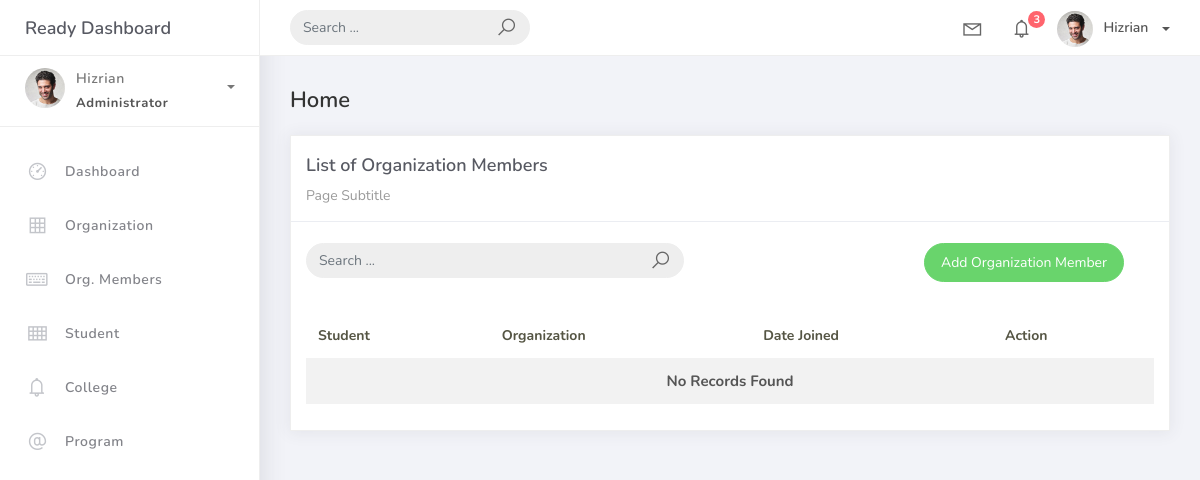
Page /orgmembers/ on the earlier database version.
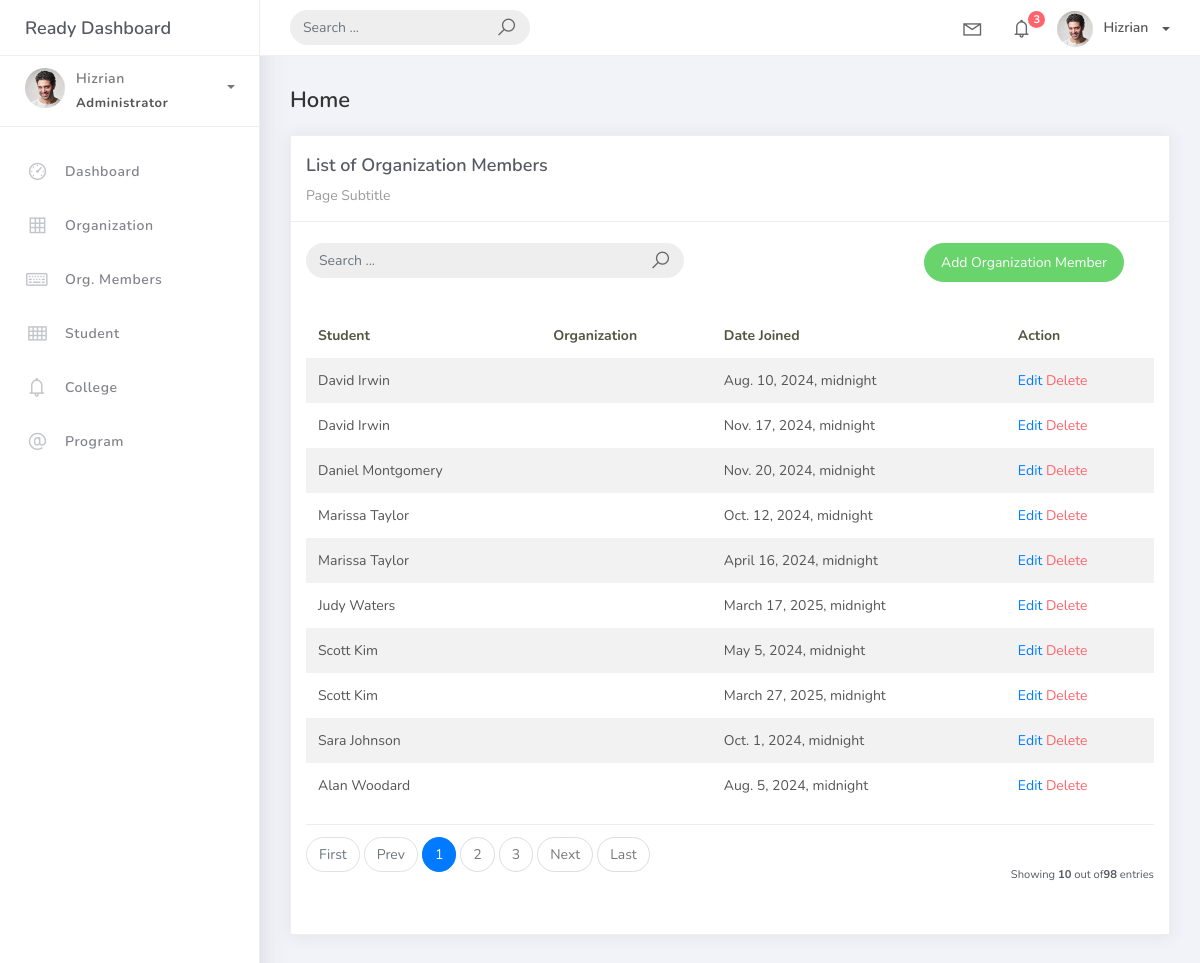
Same page on the later database version.
### projectsite/models.py (models this page shows, shortened)
class BaseModel(models.Model):
    created_at = models.DateTimeField(auto_now_add=True, db_index=True)
    updated_at = models.DateTimeField(auto_now=True)
    class Meta:
        abstract = True

class Orgmembers(BaseModel):
    student = models.ForeignKey(Student, on_delete=models.CASCADE)
    organization = models.ForeignKey(Organization, on_delete=models.CASCADE)
    date_joined = models.DateTimeField(default=timezone.now)

class Student(BaseModel):
    student_id = models.CharField(max_length=15)
    firstname = models.CharField(max_length=50)
    lastname = models.CharField(max_length=50)
    middlename = models.CharField(max_length=25, blank=True, null=True)
    program = models.ForeignKey(Program, on_delete=models.CASCADE)
    created_at = models.DateTimeField(default=timezone.now)
    def __str__(self):
        return f"{self.firstname} {self.lastname}"

### projectsite/views.py (the view)
# urls.py: path('orgmembers/', views.OrgmemberListView.as_view(), name='orgmember-list'),
class OrgmemberListView(ListView):
    model = Orgmembers
    template_name = 'orgmem_list.html'
    context_object_name = 'orgmembers'
    paginate_by = 10

### templates/orgmem_list.html (shortened to what this page needs)
{% extends 'base.html' %} {% load static %} {% block content %}
<div class="content">
    <div class="container-fluid">
        <h4 class="page-title">Home</h4>
        <div class="row">
            <div class="col-md-12">
                <div class="card">
                    <div class="card-header">
                        <div class="card-title">List of Organization Members</div>
                        <div class="card-category">Page Subtitle</div>
                    </div>
                    <br />
                    <div class="col-md-12 row">
                        <div class="col-md-6">
                            <form class="navbar-left navbar-form nav-search mr-md-3" action="{% url 'orgmember-list' %}">
                                <div class="input-group">
                                    <input type="text" placeholder="Search ... " class="form-control" name="q" />
                                    <div class="input-group-append">
                                        <span class="input-group-text">
                                            <i class="la la-search search-icon"></i>
                                        </span>
                                    </div>
                                </div>
                            </form>
                        </div>
                        <div class="col-md-6">
                            <div class="pull-right">
                                <a href="{% url 'orgmember-add' %}" class="btn btn-success btn-rounded">Add Organization
                                    Member</a>
                            </div>
                        </div>
                    </div>
                    <div class="card-body">
                        <table class="table table-striped mt-3">
                            <thead>
                                <tr>
                                    <th scope="col">Student</th>
                                    <th scope="col">Organization</th>
                                    <th scope="col">Date Joined</th>
                                    <th scope="col">Action</th>
                                </tr>
                            </thead>
                            <tbody>
                                {% for object in object_list %}
                                <tr>
                                    <td>{{ object.student }}</td>
                                    <td>{{ object.Organization }}</td>
                                    <td>{{ object.date_joined }}</td>
                                    <td>
                                        <a href="orgmember_list/{{ object.id }}">Edit</a>
                                        <a href="orgmember_list/{{ object.id }}/delete" class="text-danger">Delete</a>
                                    </td>
                                </tr>
                                {% empty %}
                                <tr>
                                    <td colspan="4" style="text-align: center;">
                                        <p class="text-sm font-weight-bold mb-0">No Records Found</p>
                                    </td>
                                </tr>
                                {% endfor %}
                            </tbody>
                        </table>
                        {% include 'includes/pagination.html' %}
                    </div>
                </div>
            </div>
        </div>
    </div>
</div>
{% endblock %}

Differences in the rows shown:
added Orgmembers: student "David Irwin", date_joined "Aug. 10, 2024, midnight"
added Orgmembers: student "David Irwin", date_joined "Nov. 17, 2024, midnight"
added Orgmembers: student "Daniel Montgomery", date_joined "Nov. 20, 2024, midnight"
added Orgmembers: student "Marissa Taylor", date_joined "Oct. 12, 2024, midnight"
added Orgmembers: student "Marissa Taylor", date_joined "April 16, 2024, midnight"
added Orgmembers: student "Judy Waters", date_joined "March 17, 2025, midnight"
added Orgmembers: student "Scott Kim", date_joined "May 5, 2024, midnight"
added Orgmembers: student "Scott Kim", date_joined "March 27, 2025, midnight"
added Orgmembers: student "Sara Johnson", date_joined "Oct. 1, 2024, midnight"
added Orgmembers: student "Alan Woodard", date_joined "Aug. 5, 2024, midnight"
Other differences:
{{ object_list.count }}: (not shown) → "10"
{{ paginator.count }}: (not shown) → "98"
text no longer shown: "No Records Found"
text now shown: "First Prev Next Last Showing out of entries"
new list line: "1"
new list line: "2"
new list line: "3"
